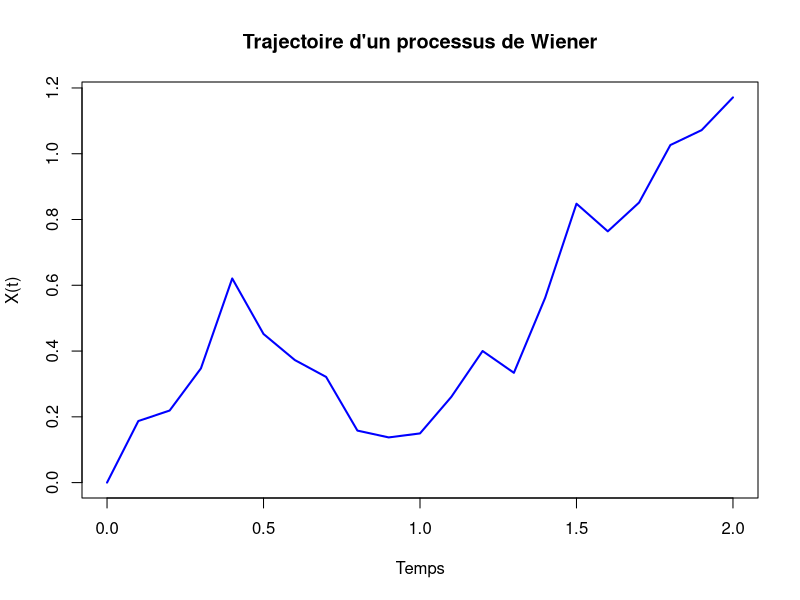
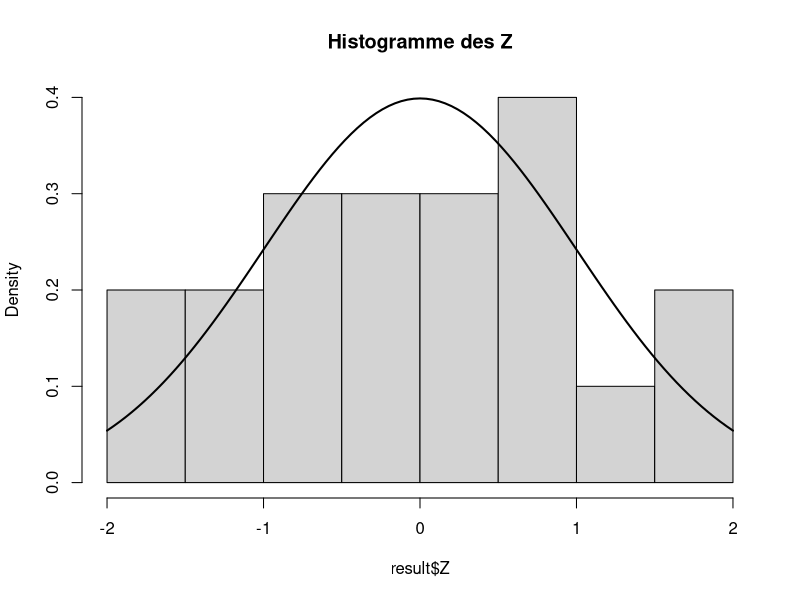
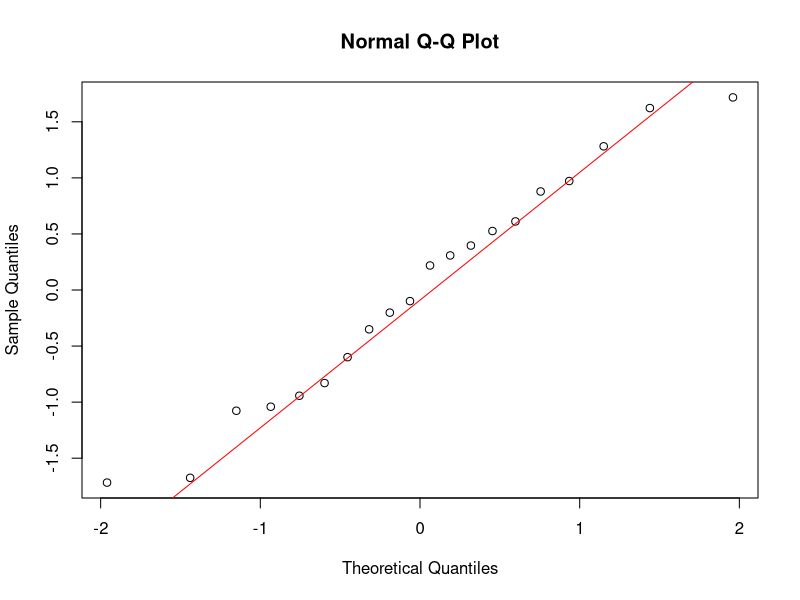
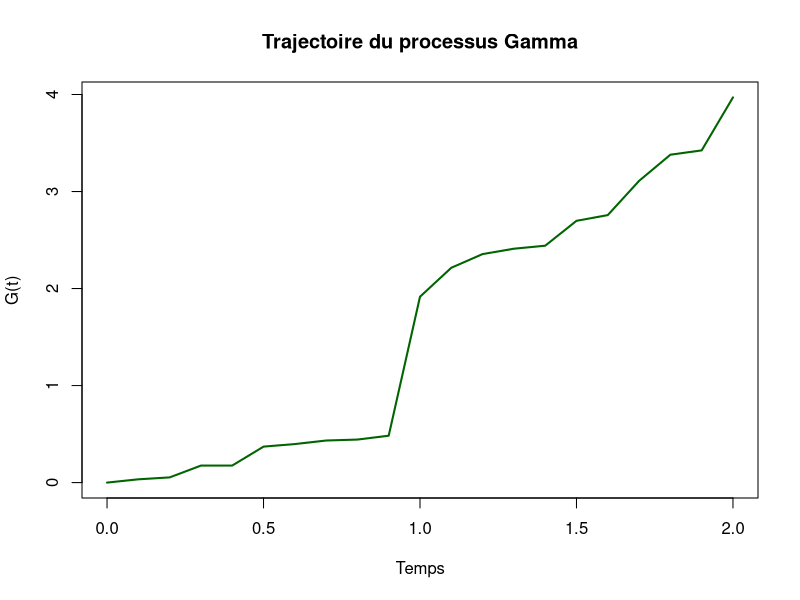
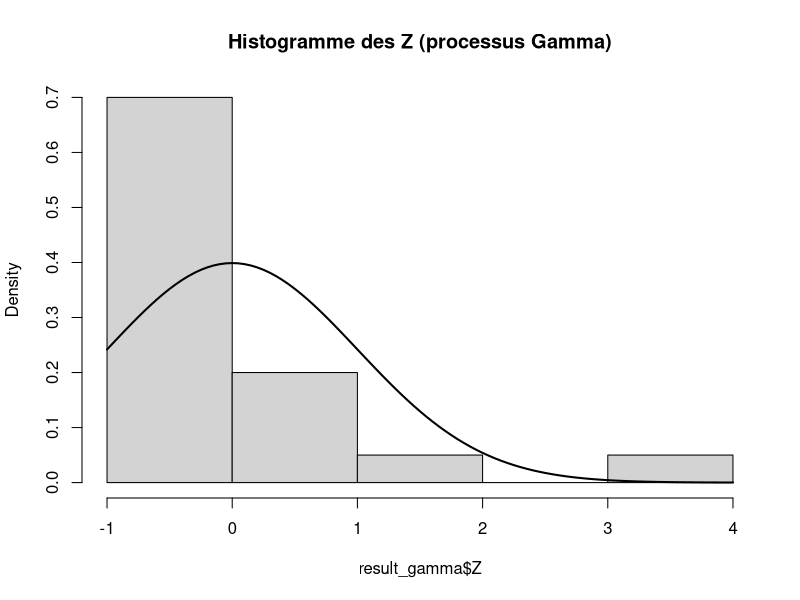
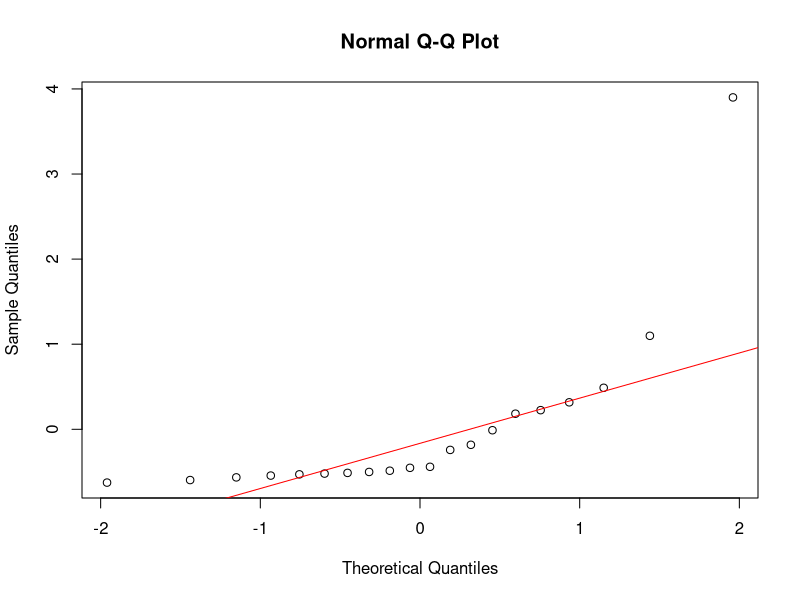
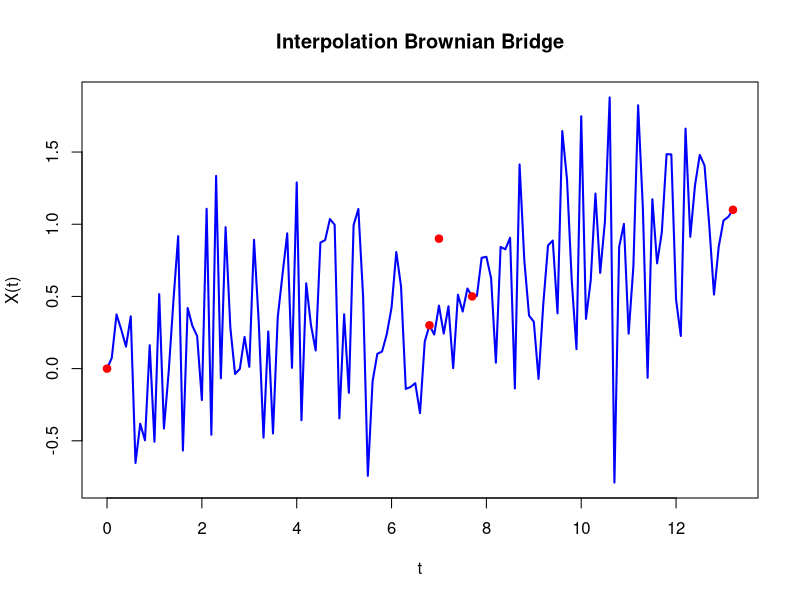
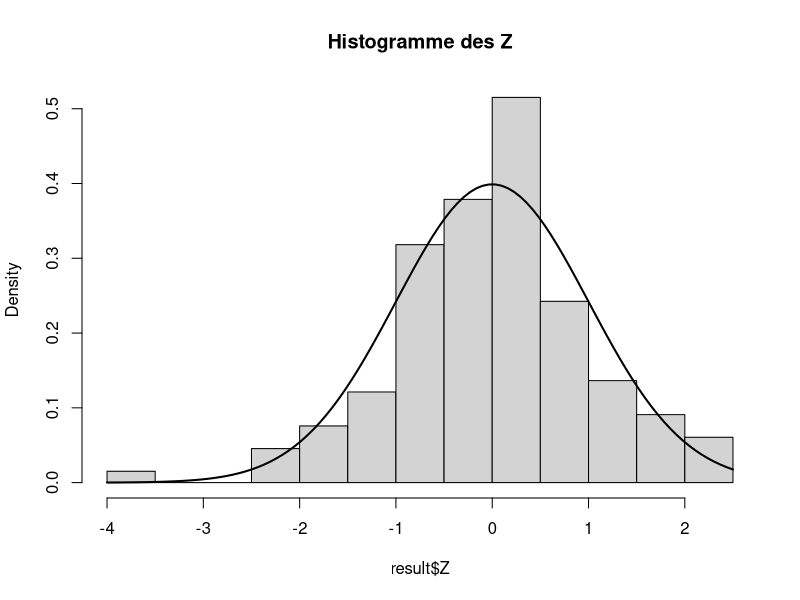

R code for these plots, in order:

############################################################
#  Adaptation de la méthodologie proposée par Grall et Maës 
# au processus de Wiener avec dérive
############################################################

# Cas régulier 

############################################
# Simulation du processus de Wiener
############################################

simulate_wiener <- function(a, sigma, delta_t, T){
  
  time <- seq(0, T, by = delta_t)
  n <- length(time)
  
  X <- numeric(n)
  X[1] <- 0
  
  for(i in 2:n){
    
    X[i] <- X[i-1] +
      a * delta_t +
      sigma * sqrt(delta_t) * rnorm(1)
  }
  
  return(data.frame(time = time, value = X))
}

############################################
# Calcul des accroissements
############################################

compute_increments <- function(time, values){
  
  delta_x <- diff(values)
  delta_t <- diff(time)
  
  return(data.frame(delta_t = delta_t, delta_x = delta_x))
}

############################################
# Estimation des paramètres
############################################

estimate_parameters <- function(delta_t, delta_x){
  
  a_hat <- sum(delta_x) / sum(delta_t)
  
  sigma_hat <- sqrt(mean((delta_x - a_hat * delta_t)^2 / delta_t))
  
  return(list(a = a_hat, sigma = sigma_hat))
}

############################################
# Standardisation des accroissements
############################################

standardize_increments <- function(delta_x, delta_t, a, sigma){
  
  Z <- (delta_x - a * delta_t) / (sigma * sqrt(delta_t))
  
  return(Z)
}

############################################
# Tests de normalité
############################################

normality_tests <- function(Z){
  
  library(tseries)
  library(nortest)
  
  shapiro <- shapiro.test(Z)
  jb <- jarque.bera.test(Z)
  ad <- ad.test(Z)
  
  return(list(
    Shapiro_Wilk = shapiro,
    Jarque_Bera = jb,
    Anderson_Darling = ad
  ))
}

############################################
# Analyse complète
############################################

final_analysis <- function(time, values){
  
  inc <- compute_increments(time, values)
  
  params <- estimate_parameters(inc$delta_t, inc$delta_x)
  
  Z <- standardize_increments(
    inc$delta_x,
    inc$delta_t,
    params$a,
    params$sigma
  )
  
  tests <- normality_tests(Z)
  
  return(list(
    increments = inc,
    parameters = params,
    Z = Z,
    tests = tests
  ))
}

############################################
# APPLICATION 1
############################################

# paramètres du modèle

a <- 0.3
sigma <- 0.5
delta_t <- 0.1
T <- 2

# simulation

sim <- simulate_wiener(a, sigma, delta_t, T)

time <- sim$time
values <- sim$value

############################################
# Visualisation
############################################

plot(time, values,
     type="l",
     lwd=2,
     col="blue",
     main="Trajectoire d'un processus de Wiener",
     xlab="Temps",
     ylab="X(t)")

############################################
# Analyse statistique
############################################

result <- final_analysis(time, values)

# paramètres estimés

print(result$parameters)

# résultats des tests

print(result$tests)

############################################
# Histogramme
############################################

hist(result$Z,
     probability=TRUE,
     main="Histogramme des Z")

curve(dnorm(x), add=TRUE, lwd=2)

############################################
# QQ plot
############################################

qqnorm(result$Z)
qqline(result$Z, col="red")



############################################
# APPLICATION 2 : PROCESSUS GAMMA
############################################

alpha <- 3
beta <- 0.4
delta_t <- 0.1
T <- 2

time_g <- seq(0, T, by = delta_t)
n_g <- length(time_g)

values_g <- numeric(n_g)
values_g[1] <- 0

for(i in 2:n_g){
  
  increment <- rgamma(1,
                      shape = alpha * delta_t,
                      scale = beta)
  
  values_g[i] <- values_g[i-1] + increment
}

############################################
# Visualisation
############################################

plot(time_g, values_g,
     type="l",
     col="darkgreen",
     lwd=2,
     main="Trajectoire du processus Gamma",
     xlab="Temps",
     ylab="G(t)")

############################################
# Analyse 
############################################

result_gamma <- final_analysis(time_g, values_g)

# paramètres estimés

print(result_gamma$parameters)

# résultats des tests

print(result_gamma$tests)

############################################
# Histogramme
############################################

hist(result_gamma$Z,
     probability=TRUE,
     main="Histogramme des Z (processus Gamma)")

curve(dnorm(x), add=TRUE, lwd=2)

############################################
# QQ plot
############################################

qqnorm(result_gamma$Z)
qqline(result_gamma$Z, col="red")













# Cas irrégulier 


############################################
# SORT ALGORITHM 
############################################

tri_sample <- function(dt, dx, dt_eq) {
  
  N <- length(dt)
  dt_c <- dt
  dx_c <- dx
  dt_s <- numeric(N)
  dx_s <- numeric(N)
  
  max_i <- which.max(dt_c)
  dt_s[1] <- dt_c[max_i]
  dx_s[1] <- dx_c[max_i]
  
  dt_c <- dt_c[-max_i]
  dx_c <- dx_c[-max_i]
  
  for (i in 2:N) {
    
    cum_time <- sum(dt_s[1:(i - 1)])
    diffs <- (cum_time + dt_c) - i * dt_eq
    valid <- which(diffs >= 0)
    
    if (length(valid) > 0) {
      choix <- valid[which.min(diffs[valid])]
    } else {
      choix <- which.max(diffs)
    }
    
    dt_s[i] <- dt_c[choix]
    dx_s[i] <- dx_c[choix]
    
    dt_c <- dt_c[-choix]
    dx_c <- dx_c[-choix]
  }
  
  return(list(dt = dt_s, dx = dx_s))
}

############################################
# BROWNIAN BRIDGE INTERPOLATION
############################################

brownian_bridge_interpolation <- function(t_obs, x_obs, sigma, delta_t){
  
  t_new <- seq(min(t_obs), max(t_obs), by = delta_t)
  x_new <- numeric(length(t_new))
  
  # imposer les observations
  for(i in 1:length(t_obs)){
    idx <- which(abs(t_new - t_obs[i]) < 1e-10)
    if(length(idx)>0){
      x_new[idx] <- x_obs[i]
    }
  }
  
  for(i in 1:(length(t_obs)-1)){
    
    tA <- t_obs[i]
    tB <- t_obs[i+1]
    
    xA <- x_obs[i]
    xB <- x_obs[i+1]
    
    idx <- which(t_new > tA & t_new < tB)
    
    for(j in idx){
      
      t <- t_new[j]
      
      mu <- xA + (t - tA)/(tB - tA)*(xB - xA)
      
      v <- sigma^2*(t - tA)*(tB - t)/(tB - tA)
      
      x_new[j] <- mu + sqrt(v)*rnorm(1)
    }
  }
  
  return(data.frame(time=t_new,value=x_new))
}

############################################
# CALCUL DES ACCROISSEMENTS
############################################

compute_increments <- function(time, values){
  
  delta_x <- diff(values)
  delta_t <- diff(time)
  
  return(data.frame(delta_t = delta_t, delta_x = delta_x))
}

############################################
# ESTIMATION DES PARAMÈTRES
############################################

estimate_parameters <- function(delta_t, delta_x){
  
  a_hat <- sum(delta_x) / sum(delta_t)
  
  sigma_hat <- sqrt(mean((delta_x - a_hat * delta_t)^2 / delta_t))
  
  return(list(a = a_hat, sigma = sigma_hat))
}

############################################
# STANDARDISATION
############################################

standardize_increments <- function(delta_x, delta_t, a, sigma){
  
  Z <- (delta_x - a * delta_t) / (sigma * sqrt(delta_t))
  
  return(Z)
}

############################################
# TESTS STATISTIQUES
############################################

normality_tests <- function(Z){
  
  library(tseries)
  library(nortest)
  
  shapiro <- shapiro.test(Z)
  jb <- jarque.bera.test(Z)
  ad <- ad.test(Z)
  
  return(list(
    Shapiro_Wilk = shapiro,
    Jarque_Bera = jb,
    Anderson_Darling = ad
  ))
}

############################################
# ANALYSE COMPLÈTE
############################################

final_analysis <- function(time, values){
  
  inc <- compute_increments(time, values)
  
  params <- estimate_parameters(inc$delta_t, inc$delta_x)
  
  Z <- standardize_increments(
    inc$delta_x,
    inc$delta_t,
    params$a,
    params$sigma
  )
  
  tests <- normality_tests(Z)
  
  return(list(
    increments = inc,
    parameters = params,
    Z = Z,
    tests = tests
  ))
}

############################################
# APPLICATION
############################################

# données observées (temps irréguliers)

t_obs <- c(0,0.9,7.7,1.5,7)
x_obs <- c(0,0.2,0.5,0.3,0.9)

sigma <- 0.5
delta_t <- 0.1

############################################
# CALCUL DES INCRÉMENTS OBSERVÉS
############################################

dt <- diff(t_obs)
dx <- diff(x_obs)

dt_eq <- mean(dt)

############################################
# SORT ALGORITHM
############################################

tri <- tri_sample(dt, dx, dt_eq)

dt_sorted <- tri$dt
dx_sorted <- tri$dx

############################################
# RECONSTRUCTION DES DONNÉES TRIÉES
############################################

t_sorted <- c(t_obs[1], t_obs[1] + cumsum(dt_sorted))
x_sorted <- c(x_obs[1], x_obs[1] + cumsum(dx_sorted))

############################################
# BROWNIAN BRIDGE
############################################

sim <- brownian_bridge_interpolation(t_sorted, x_sorted, sigma, delta_t)

############################################
# VISUALISATION
############################################

plot(sim$time, sim$value,
     type="l",
     col="blue",
     lwd=2,
     main="Interpolation Brownian Bridge",
     xlab="t",
     ylab="X(t)")

points(t_sorted, x_sorted, col="red", pch=19)

############################################
# ANALYSE STATISTIQUE
############################################

result <- final_analysis(sim$time, sim$value)

print(result$parameters)

print(result$tests)

############################################
# HISTOGRAMME
############################################

hist(result$Z,
     probability = TRUE,
     main="Histogramme des Z")

curve(dnorm(x), add=TRUE, lwd=2)

############################################
# QQ PLOT
############################################

qqnorm(result$Z)
qqline(result$Z, col="red")



# Test de KS

ks_normal_test <- function(Z){
  
  ks <- ks.test(Z, "pnorm", mean = 0, sd = 1)
  
  return(ks)
}

result <- final_analysis(sim$time, sim$value)

ks_result <- ks_normal_test(result$Z)

print(ks_result)
